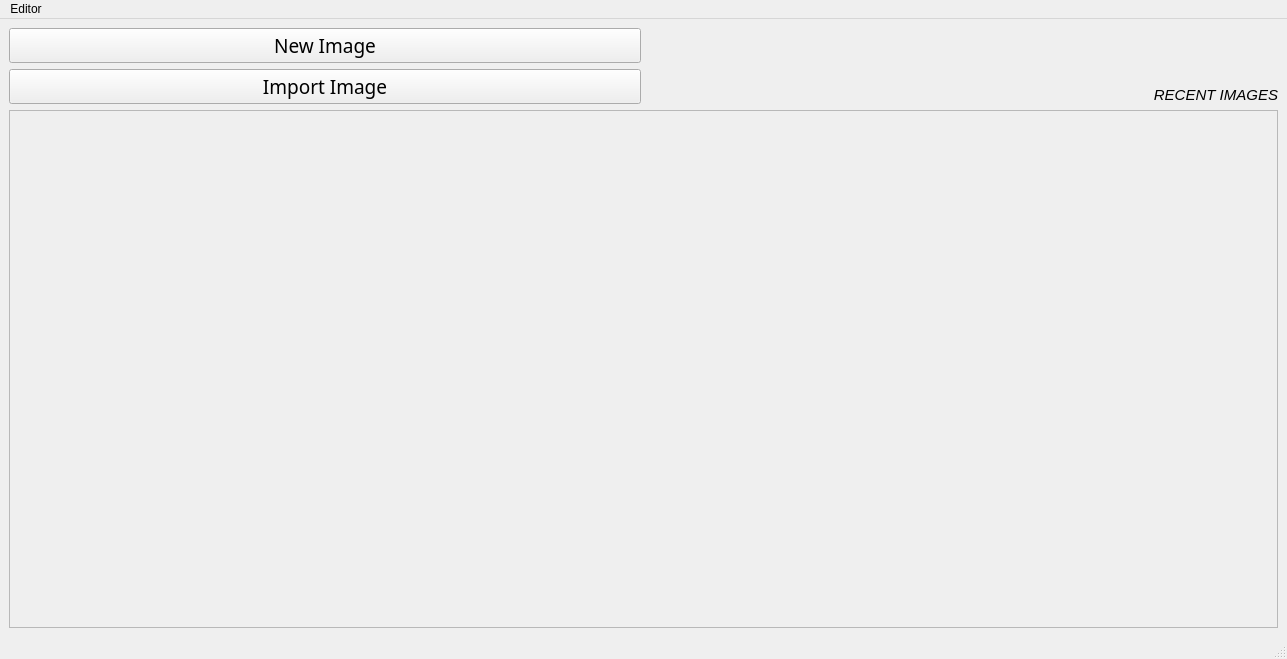
<?xml version="1.0" encoding="UTF-8"?>
<ui version="4.0">
 <class>menu</class>
 <widget class="QMainWindow" name="menu">
  <property name="geometry">
   <rect>
    <x>0</x>
    <y>0</y>
    <width>1287</width>
    <height>659</height>
   </rect>
  </property>
  <property name="minimumSize">
   <size>
    <width>360</width>
    <height>0</height>
   </size>
  </property>
  <property name="windowTitle">
   <string>menu</string>
  </property>
  <widget class="QWidget" name="centralwidget">
   <layout class="QGridLayout" name="gridLayout">
    <item row="3" column="0" colspan="2">
     <widget class="QFrame" name="recent_images">
      <property name="frameShape">
       <enum>QFrame::StyledPanel</enum>
      </property>
      <property name="frameShadow">
       <enum>QFrame::Raised</enum>
      </property>
     </widget>
    </item>
    <item row="0" column="0">
     <widget class="QPushButton" name="pushButton">
      <property name="font">
       <font>
        <family>Ubuntu Light</family>
        <pointsize>14</pointsize>
        <weight>50</weight>
        <bold>false</bold>
        <kerning>true</kerning>
       </font>
      </property>
      <property name="text">
       <string>New Image</string>
      </property>
     </widget>
    </item>
    <item row="1" column="0">
     <widget class="QPushButton" name="pushButton_2">
      <property name="font">
       <font>
        <family>Ubuntu Light</family>
        <pointsize>14</pointsize>
       </font>
      </property>
      <property name="text">
       <string>Import Image</string>
      </property>
     </widget>
    </item>
    <item row="1" column="1">
     <widget class="QLabel" name="label_2">
      <property name="font">
       <font>
        <pointsize>11</pointsize>
        <weight>50</weight>
        <italic>true</italic>
        <bold>false</bold>
        <underline>false</underline>
        <strikeout>false</strikeout>
       </font>
      </property>
      <property name="text">
       <string>RECENT IMAGES</string>
      </property>
      <property name="alignment">
       <set>Qt::AlignBottom|Qt::AlignRight|Qt::AlignTrailing</set>
      </property>
     </widget>
    </item>
   </layout>
  </widget>
  <widget class="QStatusBar" name="statusbar"/>
  <widget class="QMenuBar" name="menuBar">
   <property name="geometry">
    <rect>
     <x>0</x>
     <y>0</y>
     <width>1287</width>
     <height>22</height>
    </rect>
   </property>
   <widget class="QMenu" name="menuEditor">
    <property name="title">
     <string>Editor</string>
    </property>
    <addaction name="actionOptions"/>
   </widget>
   <addaction name="menuEditor"/>
  </widget>
  <action name="actionOptions">
   <property name="text">
    <string>Options</string>
   </property>
  </action>
 </widget>
 <resources/>
 <connections/>
</ui>
